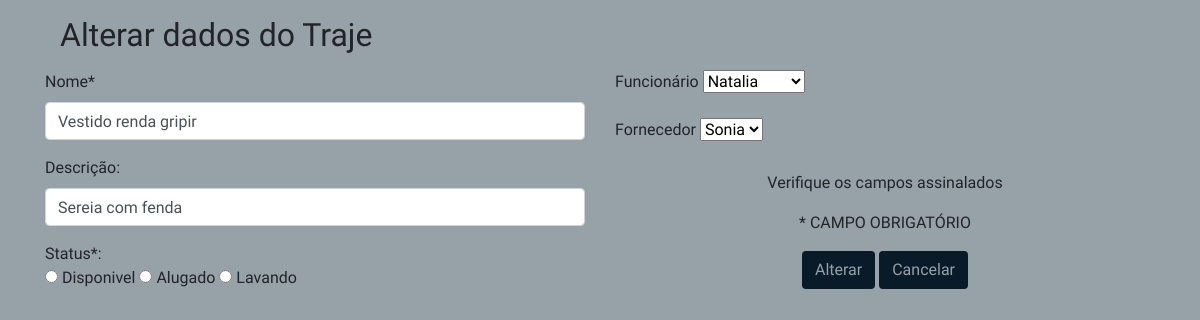
/edita_trajes.php?idTrajes=678, run on an earlier commit of the app's database.
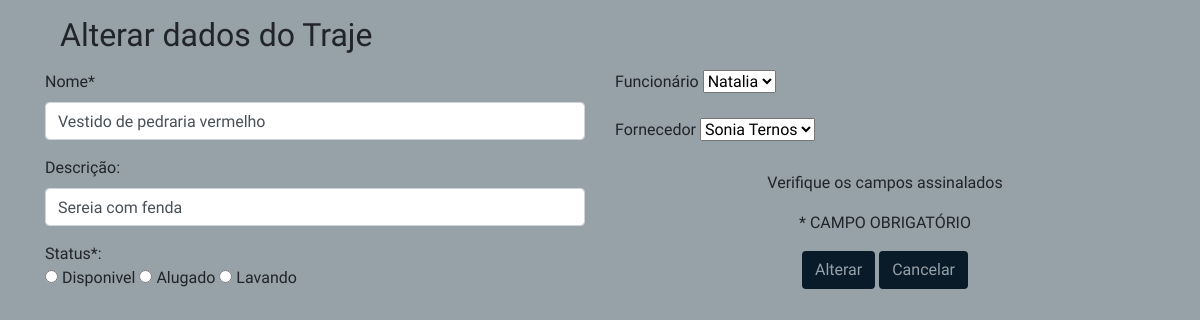
And on a later commit of the database.
### tables this page shows
CREATE TABLE IF NOT EXISTS `trajes` (
  `idTrajes` int(11) NOT NULL,
  `nome` varchar(150) NOT NULL,
  `descricao` varchar(250) NOT NULL,
  `status` enum('disponivel','indisponivel','alugado','lavando') NOT NULL,
  `Funcionarios_idFuncionario` int(11) NOT NULL,
  `Fornecedores_idFornecedores` int(11) NOT NULL,
  PRIMARY KEY (`idTrajes`),
  KEY `fk_Trajes_Funcionarios1_idx` (`Funcionarios_idFuncionario`),
  KEY `fk_Trajes_Fornecedores1_idx` (`Fornecedores_idFornecedores`),
  CONSTRAINT `fk_Trajes_Fornecedores1` FOREIGN KEY (`Fornecedores_idFornecedores`) REFERENCES `fornecedores` (`idFornecedores`) ON DELETE NO ACTION ON UPDATE NO ACTION,
  CONSTRAINT `fk_Trajes_Funcionarios1` FOREIGN KEY (`Funcionarios_idFuncionario`) REFERENCES `funcionarios` (`idFuncionario`) ON DELETE NO ACTION ON UPDATE NO ACTION
);

### edita_trajes.php (the view, shortened to what this page needs)
<!DOCTYPE html>
<html>
<head>
  <link rel="stylesheet" href="css/bootstrap.css">
	<link rel="stylesheet" href="css/all.css">
	<link rel="stylesheet" href="css/estilo.css">
</head>
<?php
	$idTrajes = $_GET["idTrajes"];
	include "funcoesbd.php";
	$conexao = conecta_bd();
	$dados = consulta_editar_traje($conexao,$idTrajes);
		$nome = $dados["nome"];
		$descricao = $dados["descricao"];
 ?>
<body style="background-color: #97a1a8;">
  <section id="formulario">
  	<div class="container">
  		<form action="edtraje_envia.php" method="post" name="form" id="form" onSubmit="return valida_dados(this)">
			<div class="col-md-12">
				<p><h2>Alterar dados do Traje</h2></p>
			 </div>
		<div class="row">
	<div class="col-md-6">
		<div class="form-group">
					<label>Nome*</label>
					<input type="text" required="required" name="nome" class="form-control" value="<?php echo
					$nome;?>">
        </div>
		 <div class="form-group">
					<label>Descrição:</label>
					<input type="text" required="required" name="descricao" class="form-control" value="<?php echo
					$descricao;?>">
		</div>
        <div class="form-group">
					<label class="form-check-label" for="status">Status*:</label>
								<p><input type="radio" name="status" value="disponivel"> Disponivel
						        <input type="radio" name="status" value="alugado"> Alugado
                           		<input type="radio" name="status" value="lavando"> Lavando
		</div>
    </div>
 		<div class="col-md-6">
        <div class="form-group">
					<label>Funcionário</label>
					<select name="funcionario">
						<?php
							$sql = "select * from funcionarios";
							$resultado_funcionario = mysqli_query($conn, $sql);
							while( $dados = mysqli_fetch_array($resultado_funcionario)){
								$codigo = $dados['idFuncionario'];
								$funcionario = $dados['nome'];
								echo "<option value=$codigo>$funcionario</option>";
							}
						?>
					</select>
		</div>
		 <div class="form-group">
					<label>Fornecedor</label>
					<select name="fornecedor">
						<?php
							$sql = "select * from fornecedores";
							$resultado_fornecedor = mysqli_query($conn, $sql);
							while( $dados = mysqli_fetch_array($resultado_fornecedor)){
								$codigo = $dados['idFornecedores'];
								$fornecedor = $dados['nome'];
								echo "<option value=$codigo>$fornecedor</option>";
							}
						?>
					</select>
		</div>
			<div class="col-md-6 text-center mx-auto d-block" style="padding-top: 5px;">
								<p>Verifique os campos assinalados</p>
								<p>* CAMPO OBRIGATÓRIO</p>
			<input type="submit" class="btn" value="Alterar" class="botao" style="background-color: #091b29; color:#97a1a8; ">
			<input type="reset" class="btn" name="cancelar" value="Cancelar" class="botao" onclick="javascript: location.href='traje.php';" style="background-color: #091b29; color:#97a1a8; ">
			</div>
	</div>
	</div>
	</form>
	</div>
</section>
</body>
</html>

What changed in the data, as far as the page shows it:
changed trajes "Sereia com fenda": nome "Vestido renda gripir" → "Vestido de pedraria vermelho"
Also different on the page:
form field fornecedor: "Sonia" → "Sonia Ternos"
